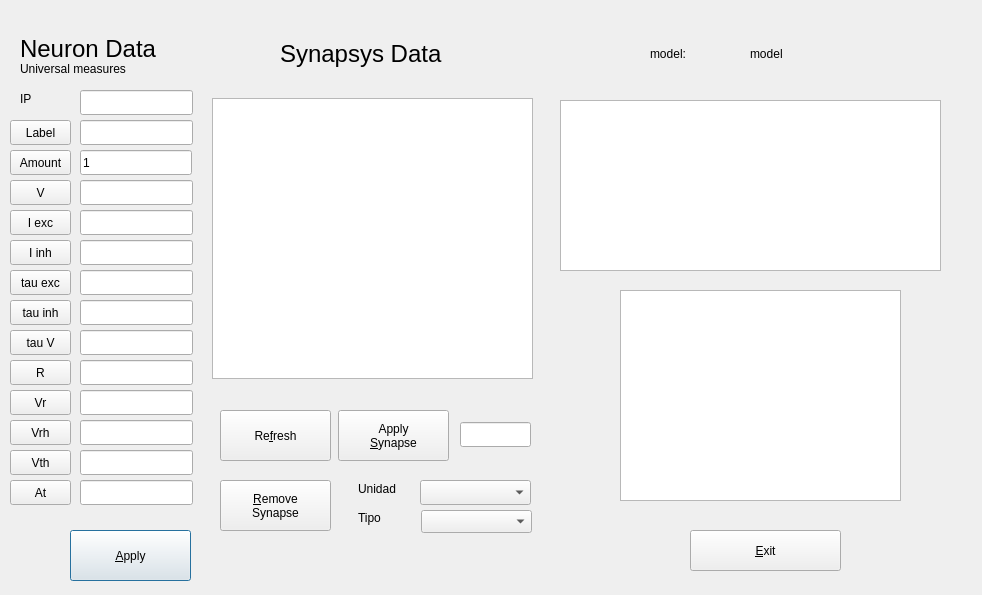
<?xml version="1.0" encoding="UTF-8"?>
<ui version="4.0">
 <class>ModelAdExLIF</class>
 <widget class="QWidget" name="ModelAdExLIF">
  <property name="geometry">
   <rect>
    <x>0</x>
    <y>0</y>
    <width>982</width>
    <height>595</height>
   </rect>
  </property>
  <property name="windowTitle">
   <string>Form</string>
  </property>
  <widget class="QLabel" name="label_27">
   <property name="geometry">
    <rect>
     <x>20</x>
     <y>40</y>
     <width>171</width>
     <height>17</height>
    </rect>
   </property>
   <property name="font">
    <font>
     <pointsize>18</pointsize>
    </font>
   </property>
   <property name="text">
    <string>Neuron Data</string>
   </property>
  </widget>
  <widget class="QPushButton" name="pushButton_Remove">
   <property name="geometry">
    <rect>
     <x>220</x>
     <y>480</y>
     <width>111</width>
     <height>51</height>
    </rect>
   </property>
   <property name="text">
    <string>&amp;Remove
Synapse</string>
   </property>
  </widget>
  <widget class="QLineEdit" name="lineEdit_tauExc">
   <property name="geometry">
    <rect>
     <x>80</x>
     <y>270</y>
     <width>113</width>
     <height>25</height>
    </rect>
   </property>
  </widget>
  <widget class="QLineEdit" name="lineEdit_Iinh">
   <property name="geometry">
    <rect>
     <x>80</x>
     <y>240</y>
     <width>113</width>
     <height>25</height>
    </rect>
   </property>
   <property name="maxLength">
    <number>32766</number>
   </property>
   <property name="readOnly">
    <bool>false</bool>
   </property>
  </widget>
  <widget class="QLabel" name="label_26">
   <property name="geometry">
    <rect>
     <x>20</x>
     <y>60</y>
     <width>151</width>
     <height>17</height>
    </rect>
   </property>
   <property name="text">
    <string>Universal measures</string>
   </property>
  </widget>
  <widget class="QLabel" name="label_7">
   <property name="geometry">
    <rect>
     <x>358</x>
     <y>510</y>
     <width>51</width>
     <height>16</height>
    </rect>
   </property>
   <property name="text">
    <string>Tipo</string>
   </property>
  </widget>
  <widget class="QLineEdit" name="lineEdit_V">
   <property name="geometry">
    <rect>
     <x>80</x>
     <y>180</y>
     <width>113</width>
     <height>25</height>
    </rect>
   </property>
   <property name="maxLength">
    <number>32766</number>
   </property>
   <property name="readOnly">
    <bool>false</bool>
   </property>
  </widget>
  <widget class="QLineEdit" name="lineEdit_Ip">
   <property name="geometry">
    <rect>
     <x>80</x>
     <y>90</y>
     <width>113</width>
     <height>25</height>
    </rect>
   </property>
   <property name="readOnly">
    <bool>true</bool>
   </property>
  </widget>
  <widget class="QLineEdit" name="lineEdit_Vrh">
   <property name="geometry">
    <rect>
     <x>80</x>
     <y>420</y>
     <width>113</width>
     <height>25</height>
    </rect>
   </property>
  </widget>
  <widget class="QLineEdit" name="lineEdit_tauV">
   <property name="geometry">
    <rect>
     <x>80</x>
     <y>330</y>
     <width>113</width>
     <height>25</height>
    </rect>
   </property>
  </widget>
  <widget class="QLineEdit" name="lineEdit_Vr">
   <property name="geometry">
    <rect>
     <x>80</x>
     <y>390</y>
     <width>113</width>
     <height>25</height>
    </rect>
   </property>
  </widget>
  <widget class="QLineEdit" name="lineEdit_At">
   <property name="geometry">
    <rect>
     <x>80</x>
     <y>480</y>
     <width>113</width>
     <height>25</height>
    </rect>
   </property>
  </widget>
  <widget class="QComboBox" name="comboBox">
   <property name="geometry">
    <rect>
     <x>420</x>
     <y>480</y>
     <width>111</width>
     <height>25</height>
    </rect>
   </property>
  </widget>
  <widget class="QLineEdit" name="lineEdit_Iexc">
   <property name="geometry">
    <rect>
     <x>80</x>
     <y>210</y>
     <width>113</width>
     <height>25</height>
    </rect>
   </property>
   <property name="maxLength">
    <number>32766</number>
   </property>
   <property name="readOnly">
    <bool>false</bool>
   </property>
  </widget>
  <widget class="QLineEdit" name="lineEdit_Label">
   <property name="geometry">
    <rect>
     <x>80</x>
     <y>120</y>
     <width>113</width>
     <height>25</height>
    </rect>
   </property>
  </widget>
  <widget class="QLabel" name="label_model">
   <property name="geometry">
    <rect>
     <x>650</x>
     <y>45</y>
     <width>81</width>
     <height>17</height>
    </rect>
   </property>
   <property name="text">
    <string>model:</string>
   </property>
  </widget>
  <widget class="QLineEdit" name="lineEdit_Amount">
   <property name="geometry">
    <rect>
     <x>80</x>
     <y>150</y>
     <width>112</width>
     <height>25</height>
    </rect>
   </property>
   <property name="text">
    <string>1</string>
   </property>
  </widget>
  <widget class="QTableWidget" name="tableWidget">
   <property name="geometry">
    <rect>
     <x>212</x>
     <y>98</y>
     <width>321</width>
     <height>281</height>
    </rect>
   </property>
  </widget>
  <widget class="QLabel" name="label_modelContainer">
   <property name="geometry">
    <rect>
     <x>750</x>
     <y>45</y>
     <width>141</width>
     <height>17</height>
    </rect>
   </property>
   <property name="text">
    <string>model</string>
   </property>
  </widget>
  <widget class="QPushButton" name="pushButton_2">
   <property name="geometry">
    <rect>
     <x>10</x>
     <y>150</y>
     <width>61</width>
     <height>25</height>
    </rect>
   </property>
   <property name="text">
    <string>Amount</string>
   </property>
  </widget>
  <widget class="QComboBox" name="comboBox_2">
   <property name="geometry">
    <rect>
     <x>421</x>
     <y>510</y>
     <width>111</width>
     <height>23</height>
    </rect>
   </property>
  </widget>
  <widget class="QPushButton" name="pushButton_Refresh">
   <property name="geometry">
    <rect>
     <x>220</x>
     <y>410</y>
     <width>111</width>
     <height>51</height>
    </rect>
   </property>
   <property name="text">
    <string>Re&amp;fresh</string>
   </property>
  </widget>
  <widget class="QLineEdit" name="lineEdit_R">
   <property name="geometry">
    <rect>
     <x>80</x>
     <y>360</y>
     <width>113</width>
     <height>25</height>
    </rect>
   </property>
  </widget>
  <widget class="QPushButton" name="pushButton_ApplySynapse">
   <property name="geometry">
    <rect>
     <x>338</x>
     <y>410</y>
     <width>111</width>
     <height>51</height>
    </rect>
   </property>
   <property name="text">
    <string>Apply
&amp;Synapse</string>
   </property>
  </widget>
  <widget class="QLineEdit" name="lineEdit_Vth">
   <property name="geometry">
    <rect>
     <x>80</x>
     <y>450</y>
     <width>113</width>
     <height>25</height>
    </rect>
   </property>
  </widget>
  <widget class="QGraphicsView" name="graphicsView_2">
   <property name="geometry">
    <rect>
     <x>560</x>
     <y>100</y>
     <width>381</width>
     <height>171</height>
    </rect>
   </property>
   <property name="lineWidth">
    <number>1</number>
   </property>
  </widget>
  <widget class="QLineEdit" name="lineEdit">
   <property name="geometry">
    <rect>
     <x>460</x>
     <y>422</y>
     <width>71</width>
     <height>25</height>
    </rect>
   </property>
  </widget>
  <widget class="QGraphicsView" name="graphicsView">
   <property name="geometry">
    <rect>
     <x>620</x>
     <y>290</y>
     <width>281</width>
     <height>211</height>
    </rect>
   </property>
   <property name="frameShape">
    <enum>QFrame::StyledPanel</enum>
   </property>
   <property name="frameShadow">
    <enum>QFrame::Sunken</enum>
   </property>
  </widget>
  <widget class="QLabel" name="label_6">
   <property name="geometry">
    <rect>
     <x>358</x>
     <y>480</y>
     <width>67</width>
     <height>17</height>
    </rect>
   </property>
   <property name="text">
    <string>Unidad</string>
   </property>
  </widget>
  <widget class="QLineEdit" name="lineEdit_tauInh">
   <property name="geometry">
    <rect>
     <x>80</x>
     <y>300</y>
     <width>113</width>
     <height>25</height>
    </rect>
   </property>
  </widget>
  <widget class="QLabel" name="label_24">
   <property name="geometry">
    <rect>
     <x>20</x>
     <y>90</y>
     <width>67</width>
     <height>17</height>
    </rect>
   </property>
   <property name="text">
    <string>IP</string>
   </property>
  </widget>
  <widget class="QLabel" name="label_29">
   <property name="geometry">
    <rect>
     <x>280</x>
     <y>38</y>
     <width>181</width>
     <height>31</height>
    </rect>
   </property>
   <property name="font">
    <font>
     <pointsize>18</pointsize>
    </font>
   </property>
   <property name="text">
    <string>Synapsys Data</string>
   </property>
  </widget>
  <widget class="QPushButton" name="pushButton_applyData">
   <property name="geometry">
    <rect>
     <x>70</x>
     <y>530</y>
     <width>121</width>
     <height>51</height>
    </rect>
   </property>
   <property name="text">
    <string>&amp;Apply</string>
   </property>
   <property name="default">
    <bool>true</bool>
   </property>
  </widget>
  <widget class="QPushButton" name="pushButton_6">
   <property name="geometry">
    <rect>
     <x>10</x>
     <y>180</y>
     <width>61</width>
     <height>25</height>
    </rect>
   </property>
   <property name="text">
    <string>V</string>
   </property>
  </widget>
  <widget class="QPushButton" name="pushButton_9">
   <property name="geometry">
    <rect>
     <x>10</x>
     <y>210</y>
     <width>61</width>
     <height>25</height>
    </rect>
   </property>
   <property name="text">
    <string>I exc</string>
   </property>
  </widget>
  <widget class="QPushButton" name="pushButton_10">
   <property name="geometry">
    <rect>
     <x>10</x>
     <y>240</y>
     <width>61</width>
     <height>25</height>
    </rect>
   </property>
   <property name="text">
    <string>I inh</string>
   </property>
  </widget>
  <widget class="QPushButton" name="pushButton_11">
   <property name="geometry">
    <rect>
     <x>10</x>
     <y>270</y>
     <width>61</width>
     <height>25</height>
    </rect>
   </property>
   <property name="text">
    <string>tau exc</string>
   </property>
  </widget>
  <widget class="QPushButton" name="pushButton_12">
   <property name="geometry">
    <rect>
     <x>10</x>
     <y>300</y>
     <width>61</width>
     <height>25</height>
    </rect>
   </property>
   <property name="text">
    <string>tau inh</string>
   </property>
  </widget>
  <widget class="QPushButton" name="pushButton_13">
   <property name="geometry">
    <rect>
     <x>10</x>
     <y>330</y>
     <width>61</width>
     <height>25</height>
    </rect>
   </property>
   <property name="text">
    <string>tau V</string>
   </property>
  </widget>
  <widget class="QPushButton" name="pushButton_14">
   <property name="geometry">
    <rect>
     <x>10</x>
     <y>360</y>
     <width>61</width>
     <height>25</height>
    </rect>
   </property>
   <property name="text">
    <string>R</string>
   </property>
  </widget>
  <widget class="QPushButton" name="pushButton_15">
   <property name="geometry">
    <rect>
     <x>10</x>
     <y>390</y>
     <width>61</width>
     <height>25</height>
    </rect>
   </property>
   <property name="text">
    <string>Vr</string>
   </property>
  </widget>
  <widget class="QPushButton" name="pushButton_16">
   <property name="geometry">
    <rect>
     <x>10</x>
     <y>420</y>
     <width>61</width>
     <height>25</height>
    </rect>
   </property>
   <property name="text">
    <string>Vrh</string>
   </property>
  </widget>
  <widget class="QPushButton" name="pushButton_17">
   <property name="geometry">
    <rect>
     <x>10</x>
     <y>450</y>
     <width>61</width>
     <height>25</height>
    </rect>
   </property>
   <property name="text">
    <string>Vth</string>
   </property>
  </widget>
  <widget class="QPushButton" name="pushButton_18">
   <property name="geometry">
    <rect>
     <x>10</x>
     <y>480</y>
     <width>61</width>
     <height>25</height>
    </rect>
   </property>
   <property name="text">
    <string>At</string>
   </property>
  </widget>
  <widget class="QPushButton" name="pushButton_19">
   <property name="geometry">
    <rect>
     <x>10</x>
     <y>120</y>
     <width>61</width>
     <height>25</height>
    </rect>
   </property>
   <property name="text">
    <string>Label</string>
   </property>
  </widget>
  <widget class="QPushButton" name="pushButton_Exit">
   <property name="geometry">
    <rect>
     <x>690</x>
     <y>530</y>
     <width>151</width>
     <height>41</height>
    </rect>
   </property>
   <property name="focusPolicy">
    <enum>Qt::TabFocus</enum>
   </property>
   <property name="toolTip">
    <string/>
   </property>
   <property name="toolTipDuration">
    <number>1</number>
   </property>
   <property name="text">
    <string>&amp;Exit</string>
   </property>
   <property name="checkable">
    <bool>false</bool>
   </property>
  </widget>
 </widget>
 <tabstops>
  <tabstop>lineEdit_Label</tabstop>
  <tabstop>lineEdit_Amount</tabstop>
  <tabstop>lineEdit_V</tabstop>
  <tabstop>lineEdit_Iexc</tabstop>
  <tabstop>lineEdit_Iinh</tabstop>
  <tabstop>lineEdit_tauExc</tabstop>
  <tabstop>lineEdit_tauInh</tabstop>
  <tabstop>lineEdit_tauV</tabstop>
  <tabstop>lineEdit_R</tabstop>
  <tabstop>lineEdit_Vr</tabstop>
  <tabstop>lineEdit_Vrh</tabstop>
  <tabstop>lineEdit_Vth</tabstop>
  <tabstop>lineEdit_At</tabstop>
  <tabstop>pushButton_applyData</tabstop>
  <tabstop>lineEdit</tabstop>
  <tabstop>comboBox</tabstop>
  <tabstop>comboBox_2</tabstop>
  <tabstop>pushButton_ApplySynapse</tabstop>
  <tabstop>pushButton_Refresh</tabstop>
  <tabstop>pushButton_Remove</tabstop>
  <tabstop>graphicsView_2</tabstop>
  <tabstop>pushButton_2</tabstop>
  <tabstop>graphicsView</tabstop>
  <tabstop>tableWidget</tabstop>
  <tabstop>lineEdit_Ip</tabstop>
 </tabstops>
 <resources/>
 <connections/>
</ui>
